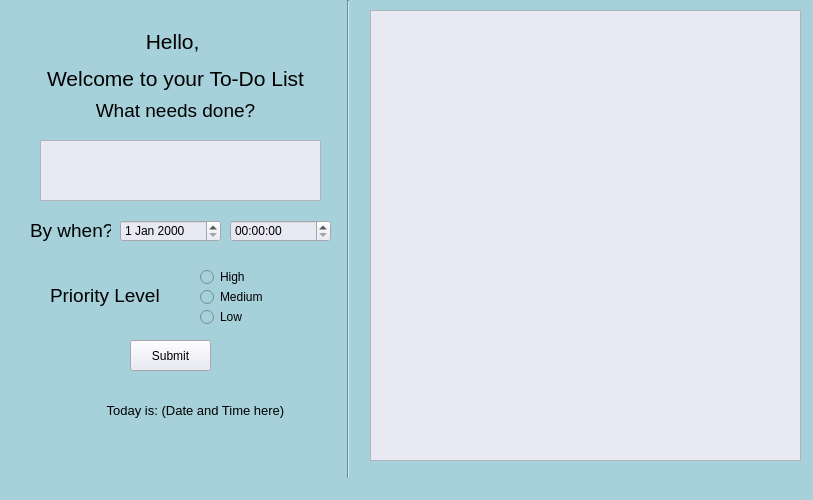
<?xml version="1.0" encoding="UTF-8"?>
<ui version="4.0">
 <class>MainWindow</class>
 <widget class="QMainWindow" name="MainWindow">
  <property name="geometry">
   <rect>
    <x>0</x>
    <y>0</y>
    <width>813</width>
    <height>500</height>
   </rect>
  </property>
  <property name="windowTitle">
   <string>MainWindow</string>
  </property>
  <property name="styleSheet">
   <string notr="true">background-color: rgb(166, 208, 218);</string>
  </property>
  <widget class="QWidget" name="centralwidget">
   <widget class="Line" name="line">
    <property name="geometry">
     <rect>
      <x>340</x>
      <y>0</y>
      <width>16</width>
      <height>561</height>
     </rect>
    </property>
    <property name="orientation">
     <enum>Qt::Vertical</enum>
    </property>
   </widget>
   <widget class="QLabel" name="welcome_label">
    <property name="geometry">
     <rect>
      <x>30</x>
      <y>20</y>
      <width>291</width>
      <height>81</height>
     </rect>
    </property>
    <property name="text">
     <string>&lt;html&gt;&lt;head/&gt;&lt;body&gt;&lt;p align=&quot;center&quot;&gt;&lt;span style=&quot; font-size:16pt;&quot;&gt;Hello, &lt;/span&gt;&lt;/p&gt;&lt;p align=&quot;center&quot;&gt;&lt;span style=&quot; font-size:16pt;&quot;&gt;Welcome to your To-Do List&lt;/span&gt;&lt;/p&gt;&lt;/body&gt;&lt;/html&gt;</string>
    </property>
   </widget>
   <widget class="QLabel" name="welcome_label2">
    <property name="geometry">
     <rect>
      <x>90</x>
      <y>90</y>
      <width>171</width>
      <height>41</height>
     </rect>
    </property>
    <property name="text">
     <string>&lt;html&gt;&lt;head/&gt;&lt;body&gt;&lt;p align=&quot;center&quot;&gt;&lt;span style=&quot; font-size:14pt;&quot;&gt;What needs done?&lt;/span&gt;&lt;/p&gt;&lt;/body&gt;&lt;/html&gt;</string>
    </property>
   </widget>
   <widget class="QTextEdit" name="input_edit">
    <property name="geometry">
     <rect>
      <x>40</x>
      <y>140</y>
      <width>281</width>
      <height>61</height>
     </rect>
    </property>
    <property name="styleSheet">
     <string notr="true">background-color: rgb(232, 233, 243);</string>
    </property>
   </widget>
   <widget class="QLabel" name="time_label">
    <property name="geometry">
     <rect>
      <x>30</x>
      <y>210</y>
      <width>81</width>
      <height>41</height>
     </rect>
    </property>
    <property name="text">
     <string>&lt;html&gt;&lt;head/&gt;&lt;body&gt;&lt;p&gt;&lt;span style=&quot; font-size:14pt;&quot;&gt;By when?&lt;/span&gt;&lt;/p&gt;&lt;/body&gt;&lt;/html&gt;</string>
    </property>
   </widget>
   <widget class="QLabel" name="priority_label">
    <property name="geometry">
     <rect>
      <x>50</x>
      <y>280</y>
      <width>111</width>
      <height>31</height>
     </rect>
    </property>
    <property name="text">
     <string>&lt;html&gt;&lt;head/&gt;&lt;body&gt;&lt;p&gt;&lt;span style=&quot; font-size:14pt;&quot;&gt;Priority Level:&lt;/span&gt;&lt;/p&gt;&lt;/body&gt;&lt;/html&gt;</string>
    </property>
   </widget>
   <widget class="QRadioButton" name="radio_high">
    <property name="geometry">
     <rect>
      <x>200</x>
      <y>270</y>
      <width>62</width>
      <height>14</height>
     </rect>
    </property>
    <property name="text">
     <string>High</string>
    </property>
   </widget>
   <widget class="QRadioButton" name="radio_medium">
    <property name="geometry">
     <rect>
      <x>200</x>
      <y>290</y>
      <width>62</width>
      <height>14</height>
     </rect>
    </property>
    <property name="text">
     <string>Medium</string>
    </property>
   </widget>
   <widget class="QRadioButton" name="radio_low">
    <property name="geometry">
     <rect>
      <x>200</x>
      <y>310</y>
      <width>62</width>
      <height>14</height>
     </rect>
    </property>
    <property name="text">
     <string>Low</string>
    </property>
   </widget>
   <widget class="QPushButton" name="submit_button">
    <property name="geometry">
     <rect>
      <x>130</x>
      <y>340</y>
      <width>81</width>
      <height>31</height>
     </rect>
    </property>
    <property name="styleSheet">
     <string notr="true">background-color: rgb(232, 233, 243);</string>
    </property>
    <property name="text">
     <string>Submit</string>
    </property>
   </widget>
   <widget class="QLabel" name="date_time_label">
    <property name="geometry">
     <rect>
      <x>90</x>
      <y>390</y>
      <width>211</width>
      <height>41</height>
     </rect>
    </property>
    <property name="styleSheet">
     <string notr="true"/>
    </property>
    <property name="text">
     <string>&lt;html&gt;&lt;head/&gt;&lt;body&gt;&lt;p align=&quot;center&quot;&gt;&lt;span style=&quot; font-size:10pt;&quot;&gt;Today is: (Date and Time here)&lt;/span&gt;&lt;/p&gt;&lt;/body&gt;&lt;/html&gt;</string>
    </property>
   </widget>
   <widget class="QDateEdit" name="dateEdit">
    <property name="geometry">
     <rect>
      <x>120</x>
      <y>220</y>
      <width>101</width>
      <height>22</height>
     </rect>
    </property>
    <property name="styleSheet">
     <string notr="true">background-color: rgb(232, 233, 243);</string>
    </property>
   </widget>
   <widget class="QTimeEdit" name="timeEdit">
    <property name="geometry">
     <rect>
      <x>230</x>
      <y>220</y>
      <width>101</width>
      <height>22</height>
     </rect>
    </property>
    <property name="styleSheet">
     <string notr="true">background-color: rgb(232, 233, 243);</string>
    </property>
   </widget>
   <widget class="QLabel" name="error_label">
    <property name="geometry">
     <rect>
      <x>75</x>
      <y>380</y>
      <width>231</width>
      <height>20</height>
     </rect>
    </property>
    <property name="text">
     <string/>
    </property>
   </widget>
   <widget class="QListWidget" name="listWidget">
    <property name="geometry">
     <rect>
      <x>370</x>
      <y>10</y>
      <width>431</width>
      <height>451</height>
     </rect>
    </property>
    <property name="styleSheet">
     <string notr="true">background-color: rgb(232, 233, 243);</string>
    </property>
   </widget>
  </widget>
  <widget class="QMenuBar" name="menubar">
   <property name="geometry">
    <rect>
     <x>0</x>
     <y>0</y>
     <width>813</width>
     <height>18</height>
    </rect>
   </property>
  </widget>
  <widget class="QStatusBar" name="statusbar"/>
 </widget>
 <resources/>
 <connections/>
</ui>
